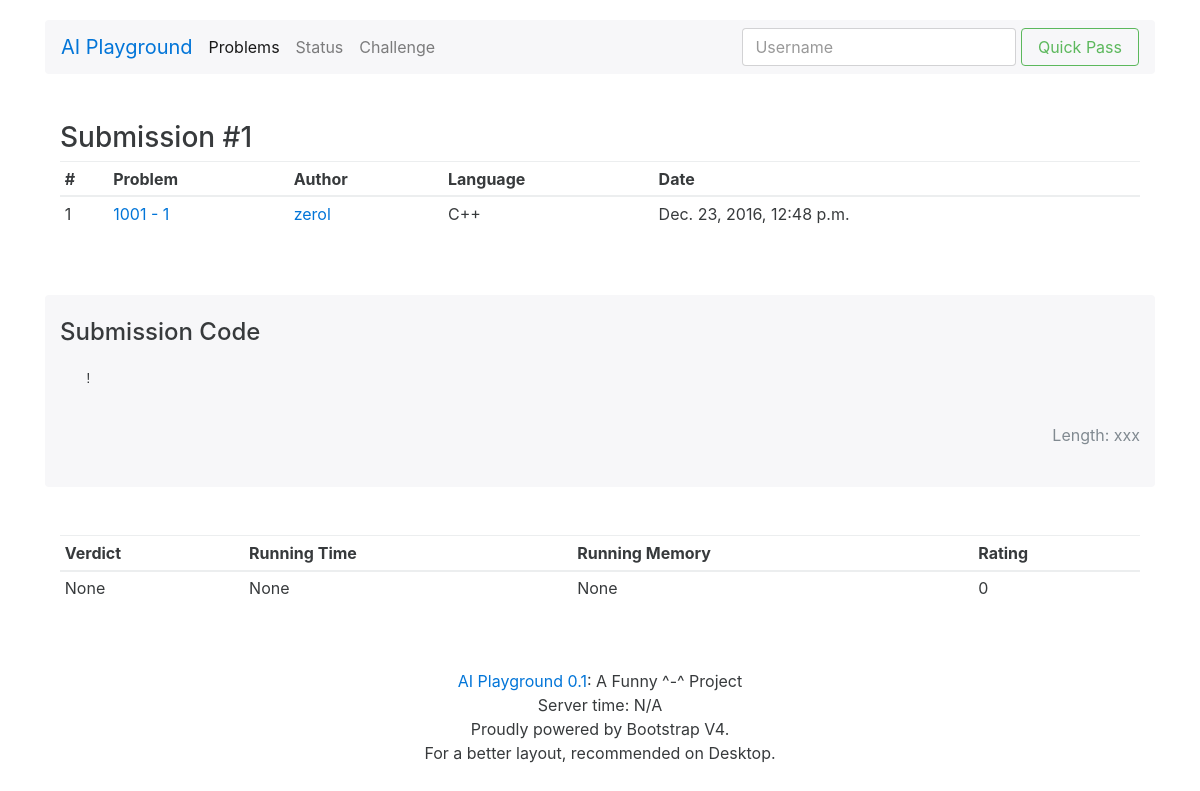
/submission/1, run on the app's committed database.
### submission/models.py (models this page shows, shortened)
class Submission(models.Model):
    LANG_CHOICES = (
        ('c', 'C++'),
        ('j', 'Java'),
        ('p', 'Python')
    )
    VERDICT_STATUS = (
        (100, 'Waiting'),
        (101, 'Running'),
        (102, 'Pretest Passed (Past)'),
        (130, 'Compile Error'),
        (200, 'Locked'),
        (201, 'Pretest Passed'),
        (202, 'Running on Contest'),
        (400, 'Rejected'),
        (1000, 'Accepted'),
        (1001, 'Wrong Answer'),
        (1002, 'Time Limit Exceeded'),
        (1003, 'Memory Limit Exceeded'),
        (1004, 'Runtime Error'),
    )
    problem = models.ForeignKey(Problem)
    author = models.ForeignKey(User)
    language = models.CharField('Language', max_length=1, choices=LANG_CHOICES)
    code = models.TextField('Code')
    submit_time = models.DateTimeField('Submit Time', auto_now=True)
    verdict = models.IntegerField('Verdict', choices=VERDICT_STATUS, null=True, blank=True)
    running_time = models.IntegerField('Running Time (ms)', null=True, blank=True)
    running_memory = models.IntegerField('Running Memory (KB)', null=True, blank=True)
    score = models.IntegerField('Score', default=0)
    rating = models.IntegerField('Rating', default=0)
    running_data = models.ManyToManyField(Run, 'Running', null=True, blank=True)

### problem/models.py (models this page shows)
class Problem(models.Model):
    STATUS_CHOICES = (
        ('r', 'Removed'),
        ('a', 'Available'),
    )
    id = models.IntegerField('#', primary_key=True)
    title = models.CharField('Title', max_length=70)
    submissions = models.IntegerField('Submissions', default=0)
    status = models.CharField('Status', max_length=1, choices=STATUS_CHOICES)
    likes = models.PositiveIntegerField('Likes', default=0)
    time_limit = models.IntegerField('Time Limit (ms)', default=1000)
    memory_limit = models.IntegerField('Memory Limit (MB)', default=512)
    program_limit = models.IntegerField('Program Limit (KB)', default=128)
    description = models.TextField('Description')
    input = models.TextField('Input')
    output = models.TextField('Output')
    samples = models.ManyToManyField(Data, 'Samples')
    def __str__(self):
        return str(self.id) + ' - ' + self.title
    class Meta:
        ordering = ['-id']

### submission/views.py (the view)
# urls.py: url(r'^submission/(\d+)', submission_view, name='submission'),
def submission_view(request, get_id):
    submission = Submission.objects.get(id=get_id)
    problem = Problem.objects.get(id=submission.problem_id)
    return render(request, 'submission.html', {'problem': problem, 'submission': submission})

### templates/submission.html
{% extends 'base.html' %}
{% block content %}
<div class="container-fluid my-3">
    <h3>Submission #{{ submission.id }}</h3>
    <table class="table table-sm">
        <thead>
            <th>#</th>
            <th>Problem</th>
            <th>Author</th>
            <th>Language</th>
            <th>Date</th>
        </thead>
        <tbody>
            <tr>
                <td scope="row">{{ submission.id }}</td>
                <td><a href="{% url 'problem' submission.problem.id %}">{{ submission.problem }}</a></td>
                <td><a href="#">{{ submission.author }}</a></td>
                <td>{{ submission.get_language_display }}</td>
                <td>{{ submission.submit_time }}</td>
            </tr>
        </tbody>
    </table>
</div>
<div class="container-fluid bg-faded py-2 rounded">
    <h4>Submission Code</h4>
    <pre class="px-2 py-1">{{ submission.code }}</pre>
    <p class="text-xs-right text-muted">Length: xxx</p>
</div>
<div class="container-fluid my-3">
    <table class="table table-sm">
        <thead>
            <th>Verdict</th>
            <th>Running Time</th>
            <th>Running Memory</th>
            <th>Rating</th>
        </thead>
        <tbody>
            <tr>
                <td scope="row">{{ submission.get_verdict_display }}</td>
                <td>{{ submission.running_time }}</td>
                <td>{{ submission.running_memory }}</td>
                <td>{{ submission.rating }}</td>
            </tr>
        </tbody>
    </table>
</div>
{% endblock %}

### static/css/layout.css (style rules this page uses)
body { padding-top: 20px; padding-bottom: 20px; }

### data on the page
Submission: id "1", problem "1001 - 1", author "zerol", language "C++", submit_time "Dec. 23, 2016, 12:48 p.m.", code "!", verdict "None", running_time "None", running_memory "None", rating "0"
